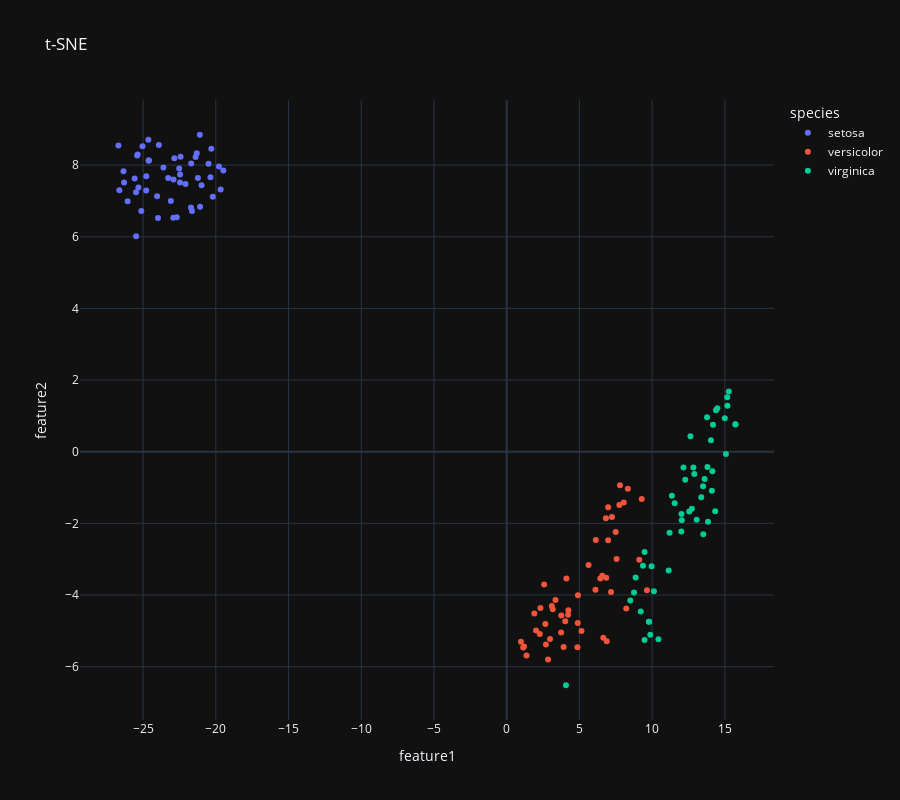

Here is the notebook cell this chart was saved with:
### Code cell
dr3 = Pipeline(steps=[
    ("tsne", TSNE(n_components=2))
])
X_dr3 = dr3.fit_transform(X)
X_dr3 = pd.DataFrame(X_dr3, columns=["feature1", "feature2"])
X_dr3 = pd.concat([X_dr3, iris_df["species"]], axis=1)
X_dr3.plot.scatter(x="feature1", y="feature2", color="species", title="t-SNE", height=800, template="plotly_dark")

### Figure 1 — Plotly figure (JSON) as saved in the notebook; plotly's stock layout.template omitted (floating-point values rounded to 4 significant figures)
{"data": [{"hovertemplate": "species=setosa<br>feature1=%{x}<br>feature2=%{y}<extra></extra>", "legendgroup": "setosa", "marker": {"color": "#636efa", "symbol": "circle"}, "mode": "markers", "name": "setosa", "orientation": "v", "showlegend": true, "type": "scatter", "x": [-22.52, -25.04, -25.32, -25.58, -22.43, -20.5, -25.12, -23.27, -26.35, -24.61, -20.98, -24.04, -25.37, -26.63, -19.67, -19.48, -20.37, -22.46, -20.21, -21.39, -21.64, -21.7, -25.48, -22.92, -23.98, -24.64, -23.09, -22.08, -22.46, -24.79, -24.78, -21.71, -20.31, -19.79, -24.61, -23.91, -21.08, -24.61, -26.31, -22.91, -22.85, -26.7, -26.06, -22.69, -21.1, -25.41, -21.31, -25.49, -21.23, -23.61], "xaxis": "x", "y": [7.903, 8.524, 7.375, 7.628, 8.235, 8.034, 6.72, 7.64, 7.831, 8.127, 7.434, 7.129, 8.293, 7.297, 7.32, 7.852, 7.66, 7.74, 7.117, 8.228, 6.72, 8.044, 6.013, 6.532, 6.524, 8.707, 6.998, 7.474, 7.512, 7.288, 7.691, 6.818, 8.455, 7.963, 8.127, 8.558, 6.835, 8.127, 7.518, 7.597, 8.194, 8.55, 6.988, 6.544, 8.847, 8.266, 8.33, 7.241, 7.639, 7.931], "yaxis": "y"}, {"hovertemplate": "species=versicolor<br>feature1=%{x}<br>feature2=%{y}<extra></extra>", "legendgroup": "versicolor", "marker": {"color": "#EF553B", "symbol": "circle"}, "mode": "markers", "name": "versicolor", "orientation": "v", "showlegend": true, "type": "scatter", "x": [7.792, 6.977, 8.329, 2.698, 7.495, 4.885, 7.555, 1.135, 7.236, 2.845, 1.362, 4.899, 2.573, 6.843, 2.32, 6.979, 5.143, 3.354, 6.878, 2.659, 8.219, 4.106, 9.114, 6.436, 6.129, 6.821, 8.047, 9.283, 6.103, 1.9, 2.275, 2.017, 3.101, 9.641, 4.865, 7.173, 7.748, 6.644, 4.027, 2.976, 3.912, 6.574, 3.167, 1.187, 3.743, 4.24, 4.22, 5.628, 0.9778, 3.755], "xaxis": "x", "y": [-0.9362, -2.473, -1.035, -5.381, -2.238, -4.779, -2.992, -5.462, -1.82, -5.797, -5.689, -4.003, -3.703, -3.518, -4.362, -1.551, -5.006, -4.137, -5.292, -4.81, -4.374, -3.539, -3.013, -3.539, -2.464, -1.86, -1.418, -1.321, -3.85, -4.514, -5.085, -4.99, -4.306, -3.865, -5.46, -3.919, -1.489, -5.192, -4.728, -5.227, -5.45, -3.459, -4.399, -5.437, -5.046, -4.422, -4.553, -3.16, -5.304, -4.571], "yaxis": "y"}, {"hovertemplate": "species=virginica<br>feature1=%{x}<br>feature2=%{y}<extra></extra>", "legendgroup": "virginica", "marker": {"color": "#00cc96", "symbol": "circle"}, "mode": "markers", "name": "virginica", "orientation": "v", "showlegend": true, "type": "scatter", "x": [14.34, 9.783, 14.04, 12.01, 13.37, 15.18, 4.075, 14.48, 12.63, 15.07, 11.36, 11.2, 12.9, 9.875, 10.43, 13.06, 12.02, 15.74, 15.28, 10.12, 13.8, 9.48, 15.16, 9.37, 13.61, 14.19, 8.864, 8.754, 12.55, 13.78, 14.39, 15.72, 12.73, 9.48, 11.14, 14.99, 13.84, 12.04, 8.5, 12.84, 13.5, 12.16, 9.783, 14.14, 14.11, 12.28, 9.961, 11.55, 13.51, 9.219], "xaxis": "x", "y": [-1.661, -4.746, 0.3236, -2.229, -1.269, 1.284, -6.518, 1.215, 0.4353, -0.06185, -1.229, -2.261, -0.6235, -5.108, -5.233, -1.897, -1.74, 0.7657, 1.68, -3.897, -0.4286, -5.257, 1.519, -3.18, -0.7636, 0.7509, -3.513, -3.931, -1.669, 0.9634, 1.158, 0.7614, -1.593, -2.796, -3.313, 0.936, -1.951, -1.911, -4.155, -0.4423, -0.9642, -0.438, -4.746, -0.5465, -1.088, -0.7832, -3.198, -1.438, -2.302, -4.463], "yaxis": "y"}], "layout": {"height": 800, "legend": {"title": {"text": "species"}, "tracegroupgap": 0}, "title": {"text": "t-SNE"}, "xaxis": {"anchor": "y", "domain": [0, 1], "title": {"text": "feature1"}}, "yaxis": {"anchor": "x", "domain": [0, 1], "title": {"text": "feature2"}}}}
